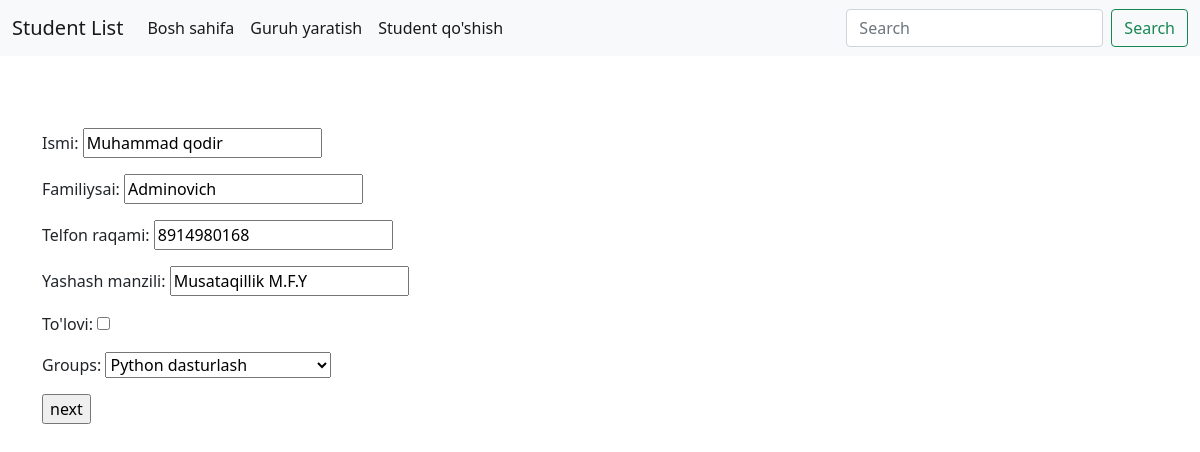
The app's page /update_student/3/, older data.
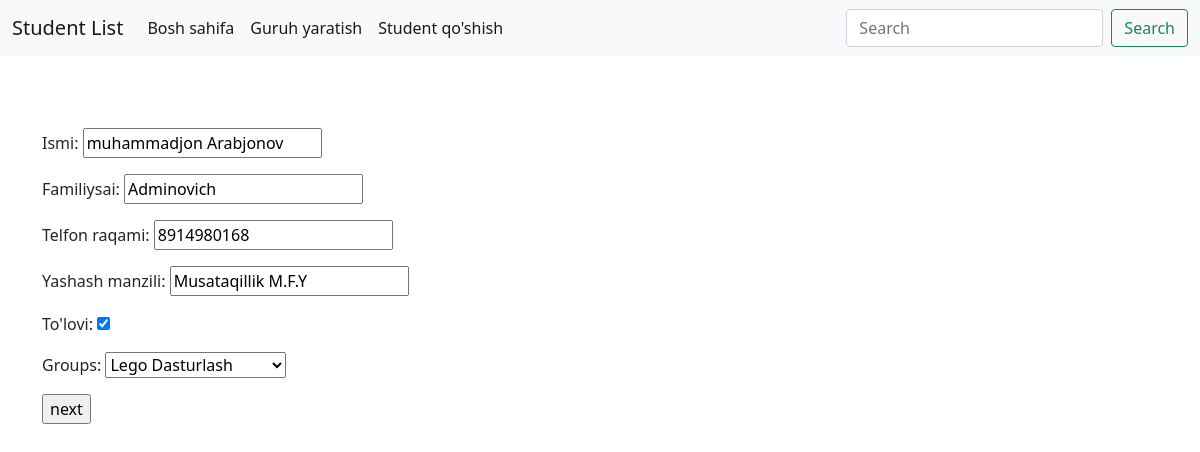
The same page, newer data.
### main/models.py (models this page shows, shortened)
class Student(models.Model):
    name = models.CharField('Ismi',max_length=100)
    surname = models.CharField('Familiysai',max_length=100)
    phone = models.CharField('Telfon raqami',max_length=20 ,blank=True)
    address = models.CharField('Yashash manzili',max_length=200,blank=True)
    pay = models.BooleanField('To\'lovi',default=False)
    groups = models.ForeignKey(Groups, related_name='groups',on_delete=models.CASCADE)

### main/views.py (the view)
# urls.py: path('update_student/<pk>/', UpadateStudent.as_view(), name='upadet_student'),
class UpadateStudent(UpdateView):
    model = Student
    fields = '__all__'
    success_url = '/'
    template_name = 'create.html'

### main/models.py (called while the page is built)
    def __str__(self):
        return self.group_name

### templates/create.html (shortened to what this page needs)
{% extends 'base.html' %}
{% load static %}
{% block content %}
<div class="container">
    <form action="" method="POST">
        {{form.as_p}}
        <input type="submit" value="next">
    </form>
</div>
{% endblock content %}

Row changes from the older to the newer data that the page shows:
changed Student "Adminovich": name "Muhammad qodir" → "muhammadjon Arabjonov"; pay "☐" → "☑"; groups "Python dasturlash" → "Lego Dasturlash"
